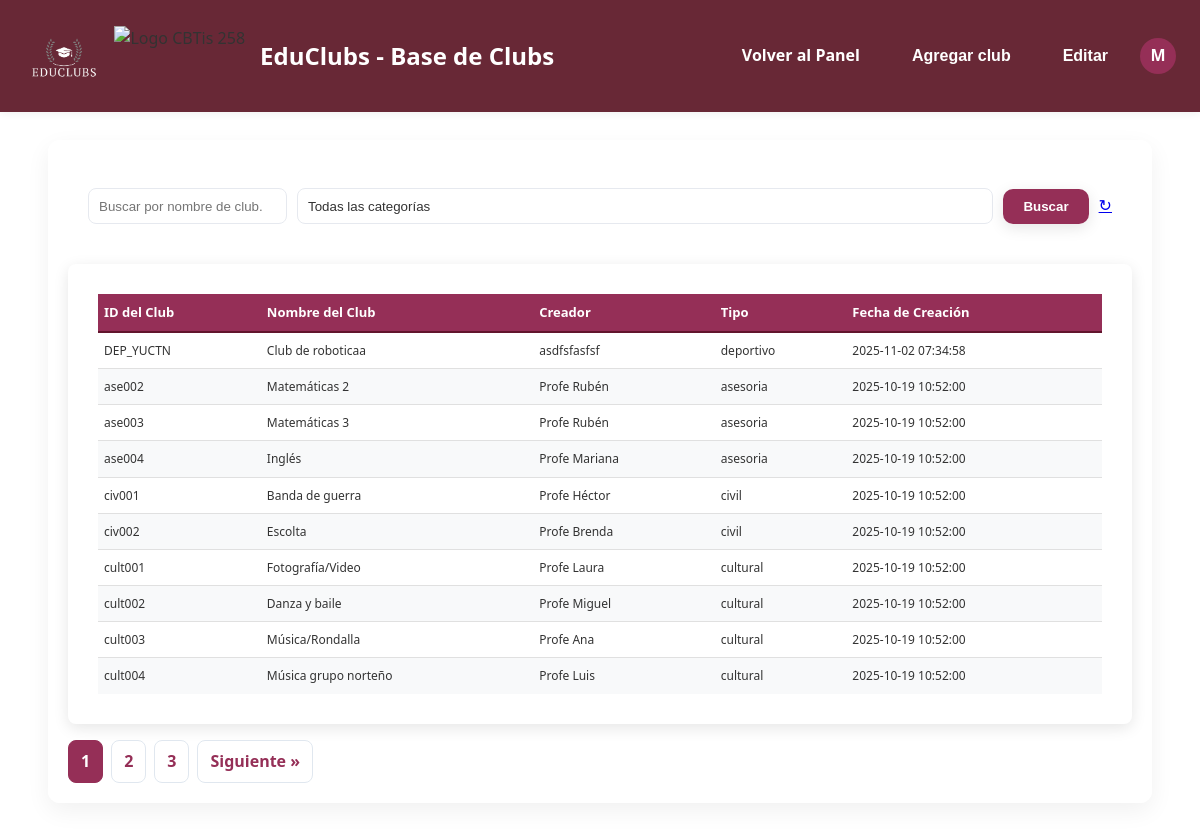
The page /view_clubs.php (signed in) on the database its author committed.
### tables this page shows
CREATE TABLE `clubs` (
  `club_id` varchar(50) NOT NULL,
  `club_name` varchar(100) NOT NULL,
  `password` varchar(255) DEFAULT NULL,
  `creator_name` varchar(100) NOT NULL,
  `club_type` enum('cultural','deportivo','civil','asesoria') NOT NULL,
  `created_at` datetime DEFAULT current_timestamp()
);

### view_clubs.php (the view, shortened to what this page needs)
<?php
require 'includes/config.php';
$user = $_SESSION['user'];
$search = trim($_GET['search'] ?? '');
$type = trim($_GET['type'] ?? '');
$page = max(1, intval($_GET['page'] ?? 1));
$limit = 10;
$offset = ($page - 1) * $limit;
$params = [];
$whereSql = '';
$countSql = "SELECT COUNT(*) FROM clubs $whereSql";
$countStmt = $pdo->prepare($countSql);
$countStmt->execute($params);
$total = (int) $countStmt->fetchColumn();
$totalPages = $total > 0 ? ceil($total / $limit) : 1;
$sql = "SELECT club_id, club_name, creator_name, club_type, created_at FROM clubs $whereSql ORDER BY created_at DESC LIMIT ? OFFSET ?";
$stmt = $pdo->prepare($sql);
$paramIndex = 1;
$stmt->bindValue($paramIndex++, $limit, PDO::PARAM_INT);
$stmt->bindValue($paramIndex++, $offset, PDO::PARAM_INT);
$stmt->execute();
$clubs = $stmt->fetchAll(PDO::FETCH_ASSOC);
?>
<!doctype html>
<html lang="es">
<head>
  <link rel="stylesheet" href="https://cdnjs.cloudflare.com/ajax/libs/font-awesome/5.15.3/css/all.min.css">
  <link rel="stylesheet" href="css/main-modern.css">
  <link rel="stylesheet" href="css/table-styles.css?v=<?= time() ?>">
  <link rel="stylesheet" href="css/notification.css?v=<?= time() ?>">
</head>
<body class="fade-in-content">
 <header class="main-header">
    <div class="logo">
        <img src="admin/assets/img/logo.png" alt="Logo EduClubs" style="height: 80px; margin-right: 10px;">
        <img src="https://imgs.search.brave.com/iH58Yz2SiQN00OY9h2I7Efo09BFFa5heeAaEj_uNTsM/rs:fit:860:0:0:0/g:ce/aHR0cHM6Ly9jYnRp/czI1OC5lZHUubXgv/d3AtY29udGVudC91/cGxvYWRzLzIwMjQv/MDgvY2J0aXMyNTgt/bG9nby5wbmc" alt="Logo CBTis 258" style="height: 60px; margin-right: 15px;">
        <span>EduClubs - Base de Clubs</span>
    </div>
  <div class="header-actions">
    <a href="teacher/dashboard.php" class="btn">Volver al Panel</a>
    <button id="openModalBtn" class="btn" type="button" aria-haspopup="dialog" onclick="document.getElementById('modal').classList.add('show');document.body.style.overflow='hidden'"> Agregar club</button>
    <button id="toggleEditBtn" class="btn" type="button">Editar</button>
    <div class="usericon">
      <div class="avatar"><?=strtoupper($user['username'][0] ?? 'U')?></div>
    </div>
  </div>
 </header>
  <div class="container fade-in-content">
    <div class="card">
      <form id="filterForm" class="filter-row">
        <input type="search" id="searchInput" name="search" placeholder="Buscar por nombre de club..." value="<?= htmlspecialchars($search) ?>">
        <select id="typeFilter" name="type">
          <option value="">Todas las categorías</option>
        </select>
        <button type="submit" class="btn">Buscar</button>
        <a href="view_clubs.php" class="reset-btn" title="Restablecer filtros">↻</a>
      </form>
      <?php if (empty($clubs)): ?>
        <p>No se encontraron clubs con los filtros seleccionados.</p>
      <?php else: ?>
        <div class="table-container">
          <table class="styled-table">
            <thead>
              <tr>
                <th>ID del Club</th>
                <th>Nombre del Club</th>
                <th>Creador</th>
                <th>Tipo</th>
                <th>Fecha de Creación</th>
              </tr>
            </thead>
            <tbody>
              <?php foreach ($clubs as $club): ?>
                <tr data-id="<?= htmlspecialchars($club['club_id']) ?>" data-name="<?= htmlspecialchars($club['club_name']) ?>">
                  <td data-label="ID del Club" data-col="club_id"><?= htmlspecialchars($club['club_id']) ?></td>
                  <td data-label="Nombre del Club" data-col="club_name"><?= htmlspecialchars($club['club_name']) ?></td>
                  <td data-label="Creador" data-col="creator_name"><?= htmlspecialchars($club['creator_name']) ?></td>
                  <td data-label="Tipo" data-col="club_type"><?= htmlspecialchars($club['club_type']) ?></td>
                  <td data-label="Fecha de Creación"><?= htmlspecialchars($club['created_at']) ?></td>
                </tr>
              <?php endforeach; ?>
            </tbody>
          </table>
        </div>
      <?php endif; ?>
      <?php
      if ($totalPages > 1) {
          echo '<div class="pagination">';
          $queryParams = ['search' => $search, 'type' => $type];
          for ($i = 1; $i <= $totalPages; $i++) {
              $activeClass = ($i == $page) ? 'active' : '';
              echo '<a href="?' . http_build_query(array_merge($queryParams, ['page' => $i])) . '" class="' . $activeClass . '">' . $i . '</a>';
          }
          if ($page < $totalPages) {
              echo '<a href="?' . http_build_query(array_merge($queryParams, ['page' => $page + 1])) . '">Siguiente &raquo;</a>';
          }
          echo '</div>';
      }
      ?>
    </div>
  </div>
</body>
</html>

### css/main-modern.css (style rules this page uses)
:root { --primary-color: #2c3e50; --secondary-color: #34495e; --accent-color: #4D0011; --text-color-light: #ecf0f1; --text-color-dark: #2c3e50; --bg-color: #ecf0f1; --container-bg: #ffffff; --header-bg: #ffffff; --button-primary-bg: var(--primary-color); --button-primary-hover-bg: var(--secondary-color); --shadow-color: rgba(0, 0, 0, 0.1); --card-bg: #ffffff; --card-border: #bdc3c7; --card-shadow: rgba(0, 0, 0, 0.1); }
* { margin: 0; padding: 0; box-sizing: border-box; }
body { font-family: 'Poppins', sans-serif; background-color: var(--bg-color); color: var(--text-color-dark); line-height: 1.6; min-height: 100vh; }
.table-container { background: var(--container-bg); border-radius: 8px; box-shadow: 0 4px 15px var(--shadow-color); padding: 30px; overflow-x: auto; }
.styled-table { width: 100%; border-collapse: collapse; color: var(--text-color-dark); }
.styled-table thead tr { background-color: var(--secondary-color); color: var(--text-color-light); text-align: left; font-weight: 600; }
.styled-table th, .styled-table td { padding: 15px 18px; border-bottom: 1px solid #dddddd; }
.styled-table tbody tr { border-bottom: 1px solid #dddddd; transition: background-color 0.2s ease; }
.styled-table tbody tr:nth-of-type(even) { background-color: #f8f9fa; }
.styled-table tbody tr:last-of-type { border-bottom: none; }

### css/table-styles.css (style rules this page uses)
:root { --table-header-bg: #f9e6e6; --table-border-color: #e0e0e0; --table-row-hover-bg: #f1f1f1; --primary-color: #62152d; --secondary-color: #952f57; }
.table-container { overflow-x: auto; margin-top: 20px; border-radius: 8px; box-shadow: 0 4px 15px rgba(0, 0, 0, 0.1); background-color: #fff; }
.styled-table { width: 100%; border-collapse: separate; border-spacing: 0; }
.styled-table thead th { background-color: var(--secondary-color); color: #ffffff; font-weight: 600; padding: 8px 6px; text-align: left; border-bottom: 2px solid var(--primary-color); white-space: nowrap; font-size: 13px; }
.styled-table tbody td { padding: 8px 6px; border-bottom: 1px solid var(--table-border-color); color: #333; vertical-align: middle; font-size: 12px; white-space: normal; word-break: break-word; }
.styled-table tbody tr { position: relative; transition: background-color 0.3s ease; }
.styled-table tbody tr:last-child td { border-bottom: none; }

### css/notification.css (style rules this page uses)
:root { --notification-success-bg: #e8f5e9; --notification-success-icon: #2e7d32; --notification-error-bg: #ffebee; --notification-error-icon: #c62828; --notification-info-bg: #e3f2fd; --notification-info-icon: #1565c0; --notification-warning-bg: #fff3e0; --notification-warning-icon: #ef6c00; }

### rows shown on the page
clubs: club_id "DEP_YUCTN", club_name "Club de roboticaa", creator_name "asdfsfasfsf", club_type "deportivo", created_at "2025-11-02 07:34:58"
clubs: club_id "ase002", club_name "Matemáticas 2", creator_name "Profe Rubén", club_type "asesoria", created_at "2025-10-19 10:52:00"
clubs: club_id "ase003", club_name "Matemáticas 3", creator_name "Profe Rubén", club_type "asesoria", created_at "2025-10-19 10:52:00"
clubs: club_id "ase004", club_name "Inglés", creator_name "Profe Mariana", club_type "asesoria", created_at "2025-10-19 10:52:00"
clubs: club_id "civ001", club_name "Banda de guerra", creator_name "Profe Héctor", club_type "civil", created_at "2025-10-19 10:52:00"
clubs: club_id "civ002", club_name "Escolta", creator_name "Profe Brenda", club_type "civil", created_at "2025-10-19 10:52:00"
clubs: club_id "cult001", club_name "Fotografía/Video", creator_name "Profe Laura", club_type "cultural", created_at "2025-10-19 10:52:00"
clubs: club_id "cult002", club_name "Danza y baile", creator_name "Profe Miguel", club_type "cultural", created_at "2025-10-19 10:52:00"
clubs: club_id "cult003", club_name "Música/Rondalla", creator_name "Profe Ana", club_type "cultural", created_at "2025-10-19 10:52:00"
clubs: club_id "cult004", club_name "Música grupo norteño", creator_name "Profe Luis", club_type "cultural", created_at "2025-10-19 10:52:00"

### other values the page prints
$user['username'][0] "M"
